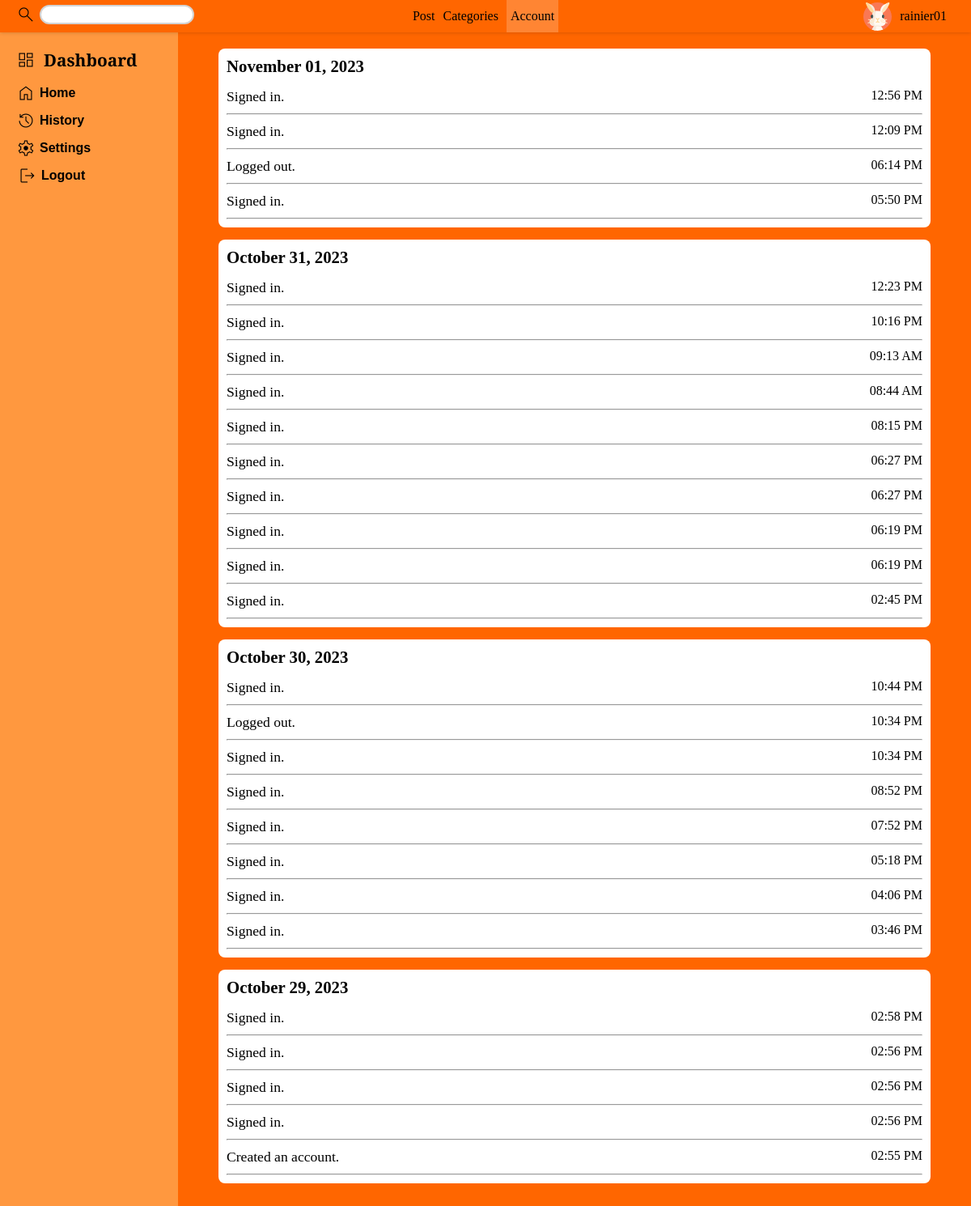
Page /history/account (signed in) on the committed database.
### tables this page shows
CREATE TABLE "src_avatar" (
	"avatarID"	INTEGER NOT NULL,
	"avatarPath"	TEXT NOT NULL,
	PRIMARY KEY("avatarID" AUTOINCREMENT)
);

CREATE TABLE "users" (
	"user_id"	INTEGER,
	"first_name"	TEXT NOT NULL,
	"last_name"	TEXT NOT NULL,
	"username"	NUMERIC NOT NULL UNIQUE,
	"password"	TEXT NOT NULL,
	"date_created"	TEXT NOT NULL,
	"time_created"	TEXT NOT NULL,
	"avatarID"	INTEGER DEFAULT 1,
	PRIMARY KEY("user_id" AUTOINCREMENT)
);

CREATE TABLE "user_history" (
	"date"	TEXT NOT NULL,
	"history_id"	INTEGER NOT NULL,
	"history"	TEXT NOT NULL,
	"user_id"	INTEGER NOT NULL,
	"history_type"	TEXT NOT NULL,
	"time"	TEXT NOT NULL,
	PRIMARY KEY("history_id" AUTOINCREMENT),
	FOREIGN KEY("user_id") REFERENCES "users"("user_id")
);

### app.py (the view, shortened to what this page needs)
@app.route("/history/<type>")
@login_required
def history(type):
    username = session["user_id"]
    user_id = db.execute("SELECT user_id FROM users WHERE username = ?", username)[0]["user_id"]
    organized_history = {}
    count_post = db.execute("SELECT COUNT(links.title_name) AS count FROM links JOIN folders  ON links.folder_id = folders.folder_id WHERE folders.user_id = ?", user_id)[0]['count']
    count_categories = db.execute("SELECT COUNT(folder_name) AS count FROM folders WHERE user_id = ?", user_id)[0]['count']
    all_avatar_path = all_avatar_path = db.execute("SELECT avatarPath FROM src_avatar")
    current_avatar = db.execute("SELECT avatar.avatarPath FROM src_avatar AS avatar JOIN users ON users.avatarID = avatar.avatarID WHERE users.user_id = ?", user_id)[0]['avatarPath']
    current_avatar_path = db.execute("SELECT src_avatar.avatarPath FROM src_avatar JOIN  users ON users.avatarID = src_avatar.avatarID WHERE users.user_id = ?", user_id)[0]['avatarPath']
    history_content = ['post', 'categories', 'account']
    if str(type) == "account":
        records = db.execute("SELECT date, time, history FROM user_history WHERE user_id = ? AND history_type = ? ORDER BY date DESC, time DESC, history_id DESC", user_id, str(type).upper())
        for record in records:
            history = record['history']
            time = record['time']
            date_record = record['date']
            date = history_date_format(date_record)
            if date in organized_history:
                organized_history[date].append((history, time))
            else:
                organized_history[date] = [(history, time)]
        history = "account"
        return render_template("history.html",history = history,history_content = history_content, username = username,organized_history = organized_history, count_post = count_post, count_categories = count_categories, all_avatar_path = all_avatar_path, current_avatar = current_avatar, current_avatar_path = current_avatar_path)

### helper.py (called while the page is built)
def login_required(f):
    @wraps(f)
    def decorated_function(*args, **kwargs):
        if 'user_id' not in session:
            return redirect(url_for('loginUI'))
        return f(*args, **kwargs)
    return decorated_function

def history_date_format(date_record):
    date_object = datetime.strptime(date_record, "%m-%d-%Y")
    formatted_date = date_object.strftime("%B %d, %Y")
    return str(formatted_date)

### templates/history.html (shortened to what this page needs)
<!DOCTYPE html>
<html lang="en">
<head>
    <link
    rel="stylesheet"
    href="{{ url_for('static', filename='folder-post.css') }}"
  />
  <link
  rel="stylesheet"
  href="{{ url_for('static', filename='style.css') }}"
/>
<link
rel="stylesheet"
href="{{ url_for('static', filename='history.css') }}"
/>
  <link
  rel="stylesheet"
  href="{{ url_for('static', filename='profile-box.css') }}"
/>
</head>
<body>
    <div class="main-container-post">
    <nav class="nav nav-history">
        <div class="searchInput">
          <label for="search"
            ><i class="material-symbols-outlined">Search</i></label
          >
          <input type="text" id="search" autocomplete="off" autofocus />
        </div>
        <div class="middle-nav">
          {% for content in history_content %}
          {% if content == history %}
          <a  class="active-history"  href="/history/{{content}}">{{content | capitalize}}</a>
          {% else %}
          <a href="/history/{{content}}">{{content | capitalize}}</a>
          {% endif %}
          {% endfor %}
        </div>
        <div class="nav-profile">
          <div class="nav-profile-extend">
            <div class="nav-profile-extend-box">
            <img class="prof-img" src="{{ url_for('static', filename='avatars/' ~ current_avatar_path) }}" alt="icon">
            <div>{{username}}</div>
          </div>
          </div>
        </div>
      </nav>
    <aside class="sidebar history-sidebar">
        <button class="dashboard-box">
          <div class="icon-dashboard">
            <i class="material-symbols-outlined dashboard-icon">dashboard</i>
          </div>
          <div id="dashboard-text">Dashboard</div>
        </button>
        <ul >
          <a href="/home">
            <li class="icon-dash">
              <i class="material-symbols-outlined">Home</i>
              <div class="dash-text">Home</div>
            </li>
          </a>
          <a href="" class="current_path">
            <li class="icon-dash">
              <i class="material-symbols-outlined">history</i>
              <div class="dash-text">History</div>
            </li>
          </a>
          <a href="">
            <li class="icon-dash">
              <i class="material-symbols-outlined">settings</i>
              <div class="dash-text">Settings</div>
            </li>
          </a>
          <a href="/logout">
            <li class="icon-dash logout-icon">
              <i class="material-symbols-outlined">logout</i>
              <div class="dash-text">Logout</div>
            </li>
          </a>
        </ul>
      </aside>
      <article class="article-history">
            {% for date,  items in organized_history.items() %}
            <div class="history-box">
              <div class="history-date">{{date}}</div>
              {% for item in items %}
              <ul>
                <li>
                  <div class="history-text">{{item[0]}}</div>
                  <div class="history-time">{{item[1]}}</div>
                </li>
                <hr>
              </ul>
            {% endfor %}
            </div>
            {% endfor %}
      </article>
      </div>
</body>
</html>

### static/folder-post.css (style rules this page uses)
* { padding: 0; margin: 0; box-sizing: border-box; }
:root { --nav_height: 45px; --sidebarwidth:300px; }
.main-container-post { height: 100vh; box-sizing: border-box; background-color: #000; }
.nav { display: flex; justify-content: space-between; align-items: center; padding: 0px 20px 0px 20px; box-shadow: 0px 0px 5px rgba(0, 0, 0, 0.2); position: fixed; z-index: 2; top:0; left: 0; width: 100%; background-color: #FF6600; box-sizing: border-box; height: var(--nav_height); }
.searchInput { flex: 1; display: flex; align-items: flex-start; gap: 5px; }
#search { border-radius: 15px; border: 2px solid lightgray;; background-color: #fff; padding: 3px 5px; }
.middle-nav { flex: 1; flex-wrap: wrap; display: flex; justify-content: center; gap: 10px; }
.nav-profile { flex: 1; display: flex; justify-content: flex-end; height: 100%; }

### static/style.css (style rules this page uses)
* { margin: 0; padding: 0; }
body { position: relative; height: 100vh; background-color: #000; }
:root { --sidebarwidth: 150px; --normalsidebar:60px; }
a { text-decoration: none; color: #000; }
.sidebar { background-color: #ff983f; padding: 20px 20px 20px 20px; position: fixed; width: 220px; box-sizing: border-box; top: 0; bottom: 0; }
.dashboard-box, .dashboard { display: flex; justify-content: flex-start; align-items: center; gap: 10px; }
.dashboard-box { margin-bottom: 15px; background-color: #ff983f; border: none; }
.icon-dash { display: flex; align-items: center; gap: 5px; margin-bottom: 10px; box-sizing: border-box; }
.icon-dashboard { display: flex; align-items: center; gap: 5px; box-sizing: border-box; }
#dashboard-text { font-weight: 700; font-size: 1.3rem; font-family: 'PT Serif', serif; }
.dashboard-icon { font-size: 35px; }
.dash-text { font-family: 'Noto Sans JP', sans-serif; font-weight: 700; display: flex; align-items: flex-start; }
.material-symbols-outlined { font-variation-settings: 'FILL' 0, 'wght' 300, 'GRAD' 1, 'opsz' 50 }
.icon-dashboard { animation: rotate_invert 0.5s ease-in both; }
.logout-icon { padding-left: 2px; }
.prof-img { width: 35px; height: 35px; }
.nav { display: flex; justify-content: space-between; align-items: center; padding: 0px 20px 0px 20px; box-shadow: 0px 0px 5px rgba(0, 0, 0, 0.2); position: fixed; z-index: 2; top: 0; left: 0; width: 100%; background-color: #FF6600; box-sizing: border-box; height: 45px; }
.searchInput input { height: 24px; }
#search { border-radius: 15px; border: 2px solid lightgray; background-color: #fff; padding: 3px 5px; box-sizing: border-box; }
.searchInput { flex: 1; display: flex; align-items: flex-start; gap: 5px; }
.middle-nav { flex: 1; flex-wrap: wrap; display: flex; justify-content: center; gap: 10px; display: none; }

### static/history.css (style rules this page uses)
:root { --nav-height: 40px; --sidebarwidth:220px; }
.nav-history { height: var(--nav-height); }
.history-sidebar { margin-top: var(--nav-height) }
body { background-color: #000; }
.article-history { margin-left: calc(var(--sidebarwidth) + 50px); margin-right: 50px; margin-top: var(--nav-height); padding-top: 20px; box-sizing: border-box; min-height: 100vh; overflow-y: auto; }
.main-container-post { background-color: #FF6600; min-height: 100%; overflow: auto; }
.history-box { background-color: #fff; margin-bottom: 15px; border-radius: 8px; padding: 10px; }
.history-date { font-weight: 700; font-size: 1.3rem; margin-bottom: 5px; }
.history-box ul { list-style: none; }
.history-box ul li { display: flex; justify-content: space-between; padding-top: 10px; padding-bottom: 10px; }
.history-text { font-size: 1.1rem; }
.middle-nav { height: 100%; display: flex; align-items: center; }
.middle-nav a { height: 100%; display: flex; align-items: center; }
.active-history { background-color:#ff8533; padding-left: 5px; padding-right: 5px; }

### static/profile-box.css (style rules this page uses)
body { position: relative; }
.nav-profile-extend { position: relative; }
.nav-profile-extend-box { height: 100%; padding-left: 10px; padding-right: 10px; }
.nav-profile-extend-box { display: flex; align-items: center; gap:10px; }
.prof-img { width: 35px; height: 35px; }

### rows in the picture
src_avatar: avatarPath (picture)
users: username "rainier01"
user_history: history "Signed in.", time "12:56 PM"
user_history: history "Signed in.", time "12:09 PM"
user_history: history "Logged out.", time "06:14 PM"
user_history: history "Signed in.", time "05:50 PM"
user_history: history "Signed in.", time "12:23 PM"
user_history: history "Signed in.", time "10:16 PM"
user_history: history "Signed in.", time "09:13 AM"
user_history: history "Signed in.", time "08:44 AM"
user_history: history "Signed in.", time "08:15 PM"
user_history: history "Signed in.", time "06:27 PM"
user_history: history "Signed in.", time "06:27 PM"
user_history: history "Signed in.", time "06:19 PM"
user_history: history "Signed in.", time "06:19 PM"
user_history: history "Signed in.", time "02:45 PM"
user_history: history "Signed in.", time "10:44 PM"
user_history: history "Logged out.", time "10:34 PM"
user_history: history "Signed in.", time "10:34 PM"
user_history: history "Signed in.", time "08:52 PM"
user_history: history "Signed in.", time "07:52 PM"
user_history: history "Signed in.", time "05:18 PM"
user_history: history "Signed in.", time "04:06 PM"
user_history: history "Signed in.", time "03:46 PM"
user_history: history "Signed in.", time "02:58 PM"
user_history: history "Signed in.", time "02:56 PM"
user_history: history "Signed in.", time "02:56 PM"
user_history: history "Signed in.", time "02:56 PM"
user_history: history "Created an account.", time "02:55 PM"

### other values in the picture
{{ content | capitalize }} "Post" "Categories"
{{ content | capitalize }} "Account"
{{ date }} "November 01, 2023" "October 31, 2023" "October 30, 2023" "October 29, 2023"
